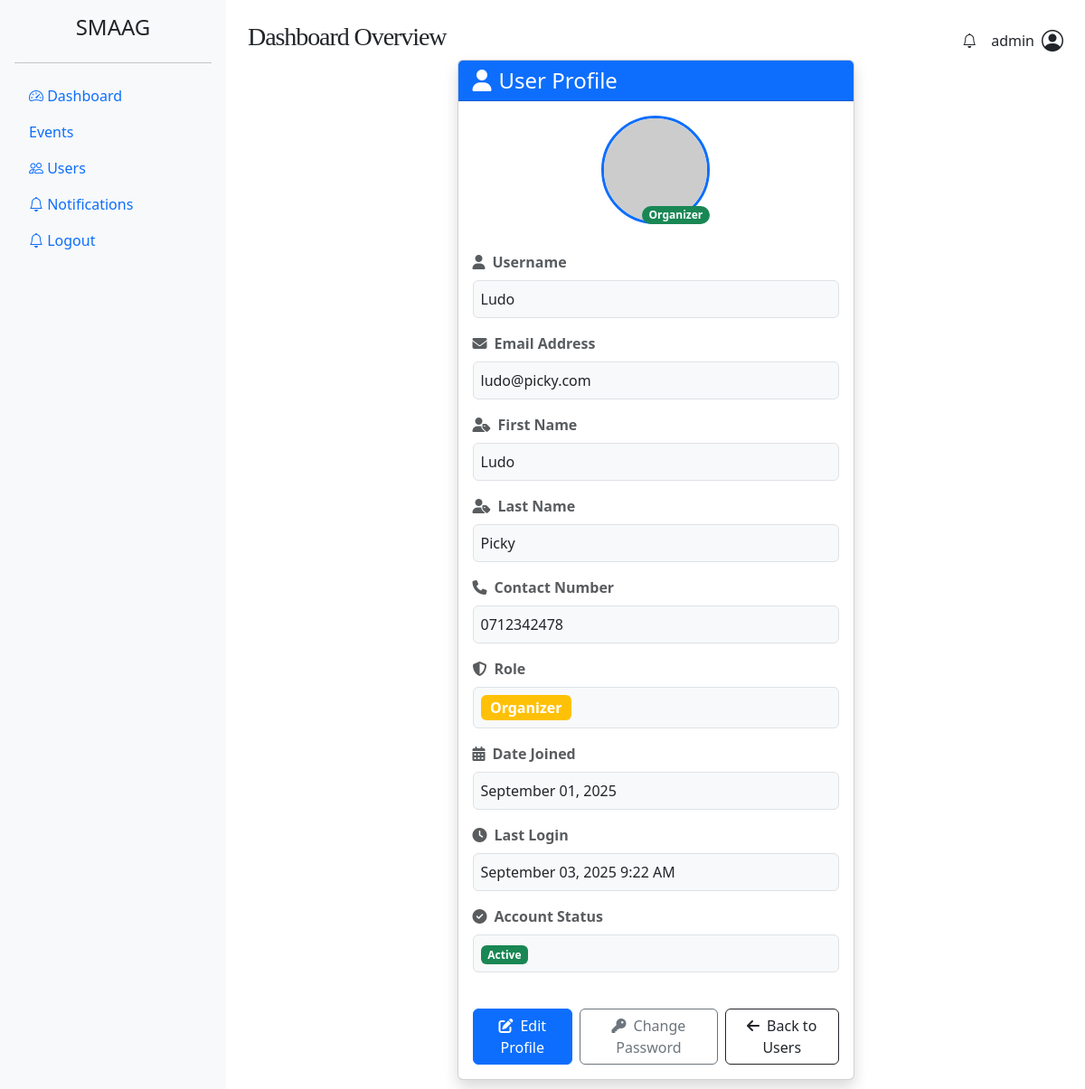
Page /users/1/profile/ (signed in) on the committed database.
### event_app/models.py (models this page shows, shortened)
class CustomUser(AbstractUser):
    ROLE_CHOICES = [
        ('admin', 'Admin'),
        ('organizer', 'Organizer'),
        ('attendee', 'Attendee'),
    ]
    contact_number = models.CharField(max_length=15, blank=True, null=True)
    role = models.CharField(max_length=20, choices=ROLE_CHOICES, default='organizer')

### event_app/views.py (the view)
# urls.py: path('users/<int:user_id>/profile/', views.get_user_profile_view, name='user_profile'),
def get_user_profile_view(request, user_id):
    user = get_object_or_404(User, id=user_id)
    return render(request, 'admin/user_profile.html', {'user': user})

### templates/admin/user_profile.html (shortened to what this page needs)
{% extends "admin/base.html" %}
{% block content %}
<div class="row justify-content-center">
    <div class="col-md-8 col-lg-6">
        <div class="card shadow">
            <div class="card-header bg-primary text-white">
                <h4 class="mb-0">
                    <i class="fas fa-user me-2"></i>User Profile
                </h4>
            </div>
            <div class="card-body">
                <div class="text-center mb-4">
                    <div class="position-relative d-inline-block">
                        <img src="https://via.placeholder.com/120x120/6c757d/ffffff?text=User"
                                alt="Profile Picture"
                                class="rounded-circle border border-3 border-primary"
                                width="120" height="120">
                        <span class="position-absolute bottom-0 end-0 badge bg-success rounded-pill">
                            {{ user.get_role_display }}
                        </span>
                    </div>
                </div>
                <div class="row">
                    <div class="col-12">
                        <div class="mb-3">
                            <label class="form-label fw-bold text-muted">
                                <i class="fas fa-user me-2"></i>Username
                            </label>
                            <div class="border rounded p-2 bg-light">
                                {{ user.username }}
                            </div>
                        </div>
                        <div class="mb-3">
                            <label class="form-label fw-bold text-muted">
                                <i class="fas fa-envelope me-2"></i>Email Address
                            </label>
                            <div class="border rounded p-2 bg-light">
                                {{ user.email|default:"Not provided" }}
                            </div>
                        </div>
                        <div class="mb-3">
                            <label class="form-label fw-bold text-muted">
                                <i class="fas fa-user-tag me-2"></i>First Name
                            </label>
                            <div class="border rounded p-2 bg-light">
                                {{ user.first_name|default:"Not provided" }}
                            </div>
                        </div>
                        <div class="mb-3">
                            <label class="form-label fw-bold text-muted">
                                <i class="fas fa-user-tag me-2"></i>Last Name
                            </label>
                            <div class="border rounded p-2 bg-light">
                                {{ user.last_name|default:"Not provided" }}
                            </div>
                        </div>
                        <div class="mb-3">
                            <label class="form-label fw-bold text-muted">
                                <i class="fas fa-phone me-2"></i>Contact Number
                            </label>
                            <div class="border rounded p-2 bg-light">
                                {{ user.contact_number|default:"Not provided" }}
                            </div>
                        </div>
                        <div class="mb-3">
                            <label class="form-label fw-bold text-muted">
                                <i class="fas fa-shield-alt me-2"></i>Role
                            </label>
                            <div class="border rounded p-2 bg-light">
                                <span class="badge bg-{% if user.role == 'admin' %}danger{% elif user.role == 'organizer' %}warning{% else %}info{% endif %} fs-6">
                                    {{ user.get_role_display }}
                                </span>
                            </div>
                        </div>
                        <div class="mb-3">
                            <label class="form-label fw-bold text-muted">
                                <i class="fas fa-calendar-alt me-2"></i>Date Joined
                            </label>
                            <div class="border rounded p-2 bg-light">
                                {{ user.date_joined|date:"F d, Y" }}
                            </div>
                        </div>
                        <div class="mb-3">
                            <label class="form-label fw-bold text-muted">
                                <i class="fas fa-clock me-2"></i>Last Login
                            </label>
                            <div class="border rounded p-2 bg-light">
                                {{ user.last_login|date:"F d, Y g:i A"|default:"Never" }}
                            </div>
                        </div>
                        <div class="mb-3">
                            <label class="form-label fw-bold text-muted">
                                <i class="fas fa-check-circle me-2"></i>Account Status
                            </label>
                            <div class="border rounded p-2 bg-light">
                                {% if user.is_active %}
                                    <span class="badge bg-success">Active</span>
                                {% else %}
                                    <span class="badge bg-danger">Inactive</span>
                                {% endif %}
                            </div>
                        </div>
                    </div>
                </div>
                <div class="d-flex gap-2 mt-4">
                    <a href="" class="btn btn-primary">
                        <i class="fas fa-edit me-2"></i>Edit Profile
                    </a>
                    <a href="" class="btn btn-outline-secondary">
                        <i class="fas fa-key me-2"></i>Change Password
                    </a>
                    <a href="" class="btn btn-outline-dark">
                        <i class="fas fa-arrow-left me-2"></i>Back to Users
                    </a>
                </div>
            </div>
        </div>
    </div>
</div>
{% endblock content %}

### templates/admin/base.html (shortened to what this page needs)
{% load static %}
<!DOCTYPE html>
<html lang="en">
<head>
  <link href="https://cdn.jsdelivr.net/npm/bootstrap@5.3.7/dist/css/bootstrap.min.css" rel="stylesheet">
  <link href="https://cdn.jsdelivr.net/npm/bootstrap-icons/font/bootstrap-icons.css" rel="stylesheet">
  <link href="https://cdnjs.cloudflare.com/ajax/libs/font-awesome/6.4.0/css/all.min.css" rel="stylesheet">
  <link rel="stylesheet" href="{% static 'css/style.css' %}">
</head>
<body>
  <main class="d-flex">
    {% include "partials/sidebar.html" %}
    <div class="flex-grow-1 p-4">
      <div class="d-flex justify-content-between">
        <h3>Dashboard Overview</h3>
        <div class="d-flex align-items-center">
            <i class="bi bi-bell me-3 position-relative" id="notificationBell" data-bs-toggle="dropdown" aria-expanded="false">
            </i>
            <span class="me-2">{{ request.user.username }}</span>
            <i class="bi bi-person-circle fs-4"></i>
        </div>
      </div>
      {% block content %} {% endblock content %}
    </div>
  </main>
</body>
</html>

### rows in the picture
CustomUser: user.username "admin"
CustomUser: role "Organizer", username "Ludo", email "ludo@picky.com", first_name "Ludo", last_name "Picky", contact_number "0712342478", date_joined "September 01, 2025", last_login "September 03, 2025 9:22 AM"
